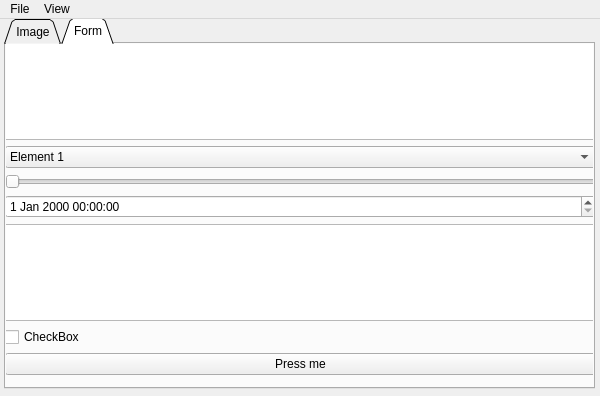
<?xml version="1.0" encoding="UTF-8"?>
<ui version="4.0">
 <class>MainWindow</class>
 <widget class="QMainWindow" name="MainWindow">
  <property name="geometry">
   <rect>
    <x>0</x>
    <y>0</y>
    <width>600</width>
    <height>396</height>
   </rect>
  </property>
  <property name="windowTitle">
   <string>MainWindow</string>
  </property>
  <widget class="QWidget" name="centralwidget">
   <widget class="QTabWidget" name="tabWidget">
    <property name="geometry">
     <rect>
      <x>4</x>
      <y>-1</y>
      <width>591</width>
      <height>371</height>
     </rect>
    </property>
    <property name="tabPosition">
     <enum>QTabWidget::North</enum>
    </property>
    <property name="tabShape">
     <enum>QTabWidget::Triangular</enum>
    </property>
    <property name="currentIndex">
     <number>1</number>
    </property>
    <widget class="QWidget" name="tab_1">
     <attribute name="title">
      <string>Image</string>
     </attribute>
     <widget class="QLabel" name="label">
      <property name="geometry">
       <rect>
        <x>-6</x>
        <y>5</y>
        <width>601</width>
        <height>341</height>
       </rect>
      </property>
      <property name="text">
       <string/>
      </property>
      <property name="pixmap">
       <pixmap>univer.jpg</pixmap>
      </property>
     </widget>
    </widget>
    <widget class="QWidget" name="tab_2">
     <attribute name="title">
      <string>Form</string>
     </attribute>
     <widget class="QWidget" name="verticalLayoutWidget">
      <property name="geometry">
       <rect>
        <x>-1</x>
        <y>-1</y>
        <width>591</width>
        <height>332</height>
       </rect>
      </property>
      <layout class="QVBoxLayout" name="verticalLayout">
       <item>
        <widget class="QPlainTextEdit" name="plainTextEdit_2"/>
       </item>
       <item>
        <widget class="QComboBox" name="comboBox">
         <item>
          <property name="text">
           <string>Element 1</string>
          </property>
         </item>
         <item>
          <property name="text">
           <string>Element 2</string>
          </property>
         </item>
        </widget>
       </item>
       <item>
        <widget class="QSlider" name="horizontalSlider">
         <property name="orientation">
          <enum>Qt::Horizontal</enum>
         </property>
        </widget>
       </item>
       <item>
        <widget class="QDateTimeEdit" name="dateTimeEdit"/>
       </item>
       <item>
        <widget class="QPlainTextEdit" name="plainTextEdit"/>
       </item>
       <item>
        <widget class="QCheckBox" name="checkBox">
         <property name="text">
          <string>CheckBox</string>
         </property>
        </widget>
       </item>
       <item>
        <widget class="QPushButton" name="pushButton">
         <property name="text">
          <string>Press me</string>
         </property>
        </widget>
       </item>
      </layout>
     </widget>
    </widget>
   </widget>
  </widget>
  <widget class="QMenuBar" name="menubar">
   <property name="geometry">
    <rect>
     <x>0</x>
     <y>0</y>
     <width>600</width>
     <height>26</height>
    </rect>
   </property>
   <widget class="QMenu" name="menuFile">
    <property name="title">
     <string>File</string>
    </property>
    <addaction name="actionOpen"/>
    <addaction name="actionSave"/>
    <addaction name="actionSave_as"/>
    <addaction name="separator"/>
    <addaction name="actionExit"/>
   </widget>
   <widget class="QMenu" name="menuView">
    <property name="title">
     <string>View</string>
    </property>
    <addaction name="actionPreview"/>
    <addaction name="actionHelp"/>
   </widget>
   <addaction name="menuFile"/>
   <addaction name="menuView"/>
  </widget>
  <action name="actionPreview">
   <property name="text">
    <string>Preview</string>
   </property>
  </action>
  <action name="actionHelp">
   <property name="text">
    <string>Help</string>
   </property>
  </action>
  <action name="actionOpen">
   <property name="text">
    <string>Open...</string>
   </property>
  </action>
  <action name="actionSave">
   <property name="text">
    <string>Save</string>
   </property>
  </action>
  <action name="actionSave_as">
   <property name="text">
    <string>Save as...</string>
   </property>
  </action>
  <action name="actionExit">
   <property name="text">
    <string>Exit</string>
   </property>
  </action>
 </widget>
 <resources/>
 <connections/>
</ui>
